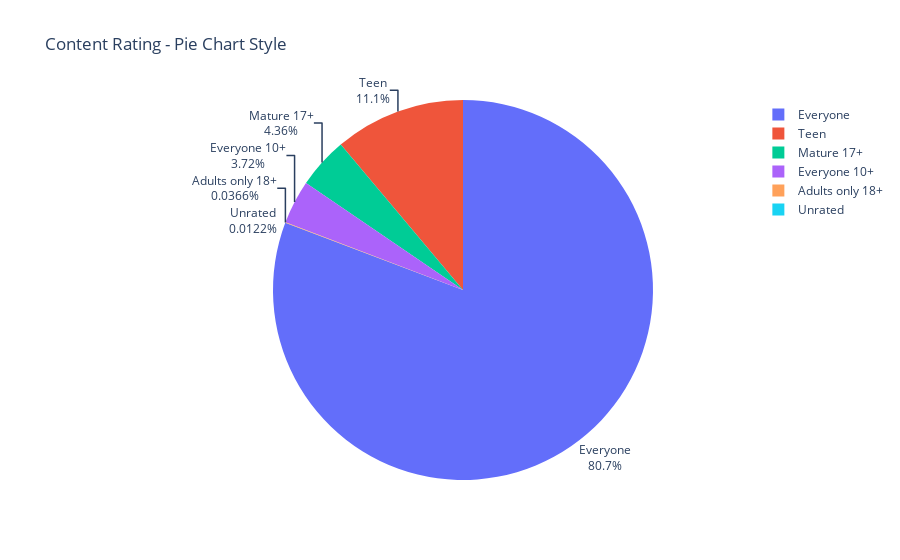

This figure's notebook cell:
### Code cell
fig = px.pie(labels=ratings.index, values=ratings.values, title="Content Rating - Pie Chart Style", names=ratings.index)
fig.update_traces(textposition='outside', textinfo='percent+label')
fig.show()

### Figure 1 — Plotly figure (JSON) as saved in the notebook; plotly's stock layout.template omitted (floating-point values rounded to 4 significant figures)
{"data": [{"domain": {"x": [0, 1], "y": [0, 1]}, "hovertemplate": "label=%{label}<br>value=%{value}<extra></extra>", "labels": ["Everyone", "Teen", "Mature 17+", "Everyone 10+", "Adults only 18+", "Unrated"], "legendgroup": "", "name": "", "showlegend": true, "textinfo": "percent+label", "textposition": "outside", "type": "pie", "values": [6619, 912, 357, 305, 3, 1]}], "layout": {"legend": {"tracegroupgap": 0}, "title": {"text": "Content Rating - Pie Chart Style"}}}
